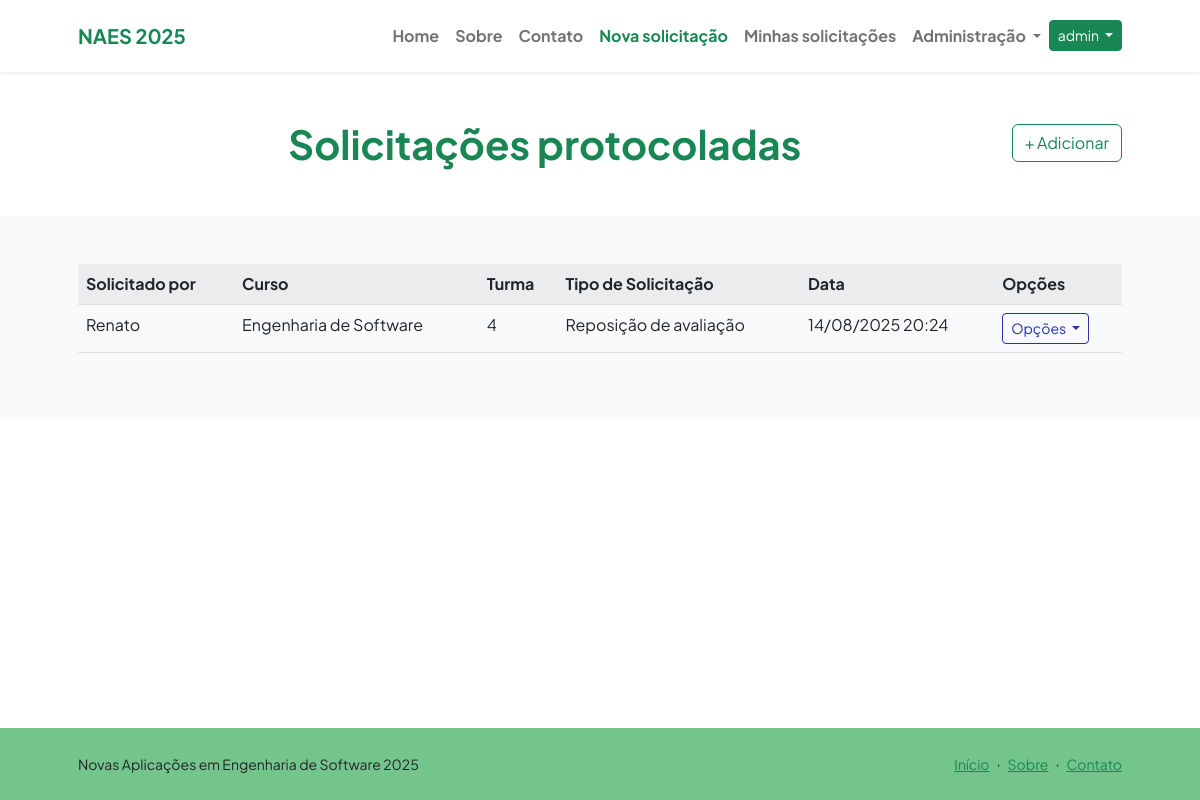
The app's page /protocolo/listar/solicitacoes/ (signed in) with its own data.
### protocolos/models.py (models this page shows, shortened)
class Solicitacao(models.Model):
    solicitado_por = models.ForeignKey(Aluno, on_delete=models.CASCADE)
    curso = models.ForeignKey(Curso, on_delete=models.PROTECT)
    turma = models.CharField(max_length=30)
    tipo_solicitacao = models.ForeignKey(TipoSolicitacao, on_delete=models.PROTECT)
    justificativa = models.TextField()
    anexo = models.FileField(upload_to='anexos_solicitacao/', blank=True, null=True)
    solicitado_em = models.DateTimeField(auto_now_add=True)
    atualizado_em = models.DateTimeField(auto_now=True)
    class Meta:
        verbose_name = "Solicitação"
        verbose_name_plural = "Solicitações"
        ordering = ["-solicitado_em"]

class Aluno(models.Model):
    usuario = models.OneToOneField(User, on_delete=models.CASCADE, related_name="aluno")
    nome = models.CharField(max_length=255)
    matricula = models.CharField(max_length=50, unique=True)
    cpf = models.CharField(max_length=14, unique=True)
    telefone = models.CharField(max_length=20, null=True)
    def __str__(self):
        return self.nome
    class Meta:
        ordering = ["nome"]

class Curso(models.Model):
    nome = models.CharField(max_length=150)
    campus = models.ForeignKey(Campus, on_delete=models.PROTECT)
    class Meta:
        ordering = ["nome"]

class TipoSolicitacao(models.Model):
    descricao = models.CharField(max_length=100, verbose_name="descrição", unique=True)
    prazo_externo = models.CharField(max_length=200)
    prazo_externo_dias = models.PositiveSmallIntegerField(
        help_text="Informe quantos dias úteis é o prazo de solicitação",
        blank=True, default=0)
    prazo_interno = models.CharField(max_length=200)
    prazo_interno_dias = models.PositiveSmallIntegerField(
        help_text="Informe quantos dias úteis para atendimento",
        blank=True, default=0)
    class Meta:
        verbose_name = "Tipo de Solicitação"
        verbose_name_plural = "Tipos de Solicitação"
        ordering = ["descricao"]

### protocolos/views.py (the view)
# urls.py: path("listar/solicitacoes/", SolicitacaoList.as_view(), name="listar-solicitacao"),
class SolicitacaoList(LoginRequiredMixin, ListView):
    template_name = "protocolos/listas/solicitacao.html"
    model = Solicitacao

### protocolos/templates/protocolos/listas/solicitacao.html (shortened to what this page needs)
{% extends "paginasweb/modelos/index.html" %}
{% load static %}
{% block header %}
<div class="text-center">
    <h1 class="display-6 fw-bolder mb-4">
        <span class="text-success d-inline">
            Solicitações protocoladas
        </span>
        <a href="{% url "cadastrar-solicitacao" %}" class="mt-1 btn btn-outline-success float-lg-end">
            + Adicionar
        </a>
    </h1>
</div>
{% endblock header %}
{% block conteudo %}
<div>
    <table class="table table-striped">
        <tr>
            <th>Solicitado por</th>
            <th>Curso</th>
            <th>Turma</th>
            <th>Tipo de Solicitação</th>
            <th>Data</th>
            <th>Opções</th>
        </tr>
        {% for object in object_list %}
        <tr>
            <td>{{ object.solicitado_por }}</td>
            <td>{{ object.curso.nome }}</td>
            <td>{{ object.turma }}</td>
            <td>{{ object.tipo_solicitacao.descricao }}</td>
            <td>{{ object.solicitado_em|date:"d/m/Y H:i" }}</td>
            <td>
                <div class="dropdown">
                    <button class="btn btn-outline-primary btn-sm dropdown-toggle" type="button" data-bs-toggle="dropdown" aria-expanded="false">
                        Opções
                    </button>
                </div>
            </td>
        </tr>
        {% empty %}
        <tr>
            <td colspan="6">Nenhum registro encontrado.</td>
        </tr>
        {% endfor %}
    </table>
</div>
{% endblock conteudo %}

### paginasweb/templates/paginasweb/modelos/index.html (shortened to what this page needs)
{% load static %}
<!DOCTYPE html>
<html lang="pt-br">
    <head>
        <link href="https://cdn.jsdelivr.net/npm/bootstrap-icons@1.8.1/font/bootstrap-icons.css" rel="stylesheet" />
        <link href="{% static 'css/styles.css' %}" rel="stylesheet" />
    </head>
    <body class="d-flex flex-column h-100">
        <main class="flex-shrink-0">
            {% block menu %}
            <nav class="navbar navbar-expand-lg navbar-light bg-white py-3 fixed-top shadow-sm">
                <div class="container px-5">
                    <a class="navbar-brand" href="{% url 'index' %}">
                        <span class="fw-bolder text-success">NAES 2025</span>
                    </a>
                    <div class="collapse navbar-collapse" id="navbarSupportedContent">
                        <ul class="navbar-nav ms-auto mb-2 mb-lg-0 fw-bolder">
                            <li class="nav-item">
                                <a class="nav-link" href="{% url 'index' %}">Home</a>
                            </li>
                            <li class="nav-item">
                                <a class="nav-link" href="{% url 'sobre' %}">Sobre</a>
                            </li>
                            <li class="nav-item">
                                <a class="nav-link" href="{% url "contato" %}">Contato</a>
                            </li>
                            {% if request.user.is_authenticated %}
                            <li class="nav-item">
                                <a class="nav-link link-success" href="{% url "cadastrar-solicitacao" %}">Nova solicitação</a>
                            </li>
                            <li class="nav-item">
                                <a class="nav-link" href="{% url "listar-solicitacao" %}">Minhas solicitações</a>
                            </li>
                            <li class="nav-item dropdown">
                                <a class="nav-link dropdown-toggle" href="#" role="button" data-bs-toggle="dropdown" aria-expanded="false">
                                    Administração
                                </a>
                            </li>
                            <li class="nav-item">
                                <div class="btn-group mt-1">
                                    <button type="button" class="btn btn-success btn-sm dropdown-toggle" data-bs-toggle="dropdown" aria-expanded="false">
                                      {{ request.user }}
                                    </button>
                                </div>
                            </li>
                            {% endif %}
                        </ul>
                    </div>
                </div>
            </nav>
            {% endblock menu %}
            <header class="py-4 mt-5">
                <div class="container px-5 mt-5">
                    <div class="row gx-5 align-items-center">
                        <div class="col-xxl">
                            {% block header %}{% endblock header %}
                        </div>
                    </div>
                </div>
            </header>
            <section class="bg-light py-5">
                <div class="container px-5">
                    <div class="row gx-5 justify-content-center">
                        <div class="col-xxl">
                            {% block conteudo %}{% endblock conteudo %}
                        </div>
                    </div>
                </div>
            </section>
        </main>
        <footer class="bg-ifpr-verde-claro py-4 mt-auto">
            <div class="container px-5">
                <div class="row align-items-center justify-content-between flex-column flex-sm-row">
                    {% block rodape %}
                    <div class="col-auto">
                        <div class="small m-0">Novas Aplicações em Engenharia de Software 2025</div>
                    </div>
                    <div class="col-auto">
                        <a class="small link-success" href="{% url 'index' %}">Início</a>
                        <span class="mx-1">&middot;</span>
                        <a class="small link-success" href="{% url 'sobre' %}">Sobre</a>
                        <span class="mx-1">&middot;</span>
                        <a class="small link-success" href="#!">Contato</a>
                    </div>
                    {% endblock rodape %}
                </div>
            </div>
        </footer>
    </body>
</html>

### records on screen
Solicitacao: solicitado_por "Renato", curso.nome "Engenharia de Software", turma "4", tipo_solicitacao.descricao "Reposição de avaliação", solicitado_em "14/08/2025 20:24"

### other values on screen
{{ request.user }} "admin"
